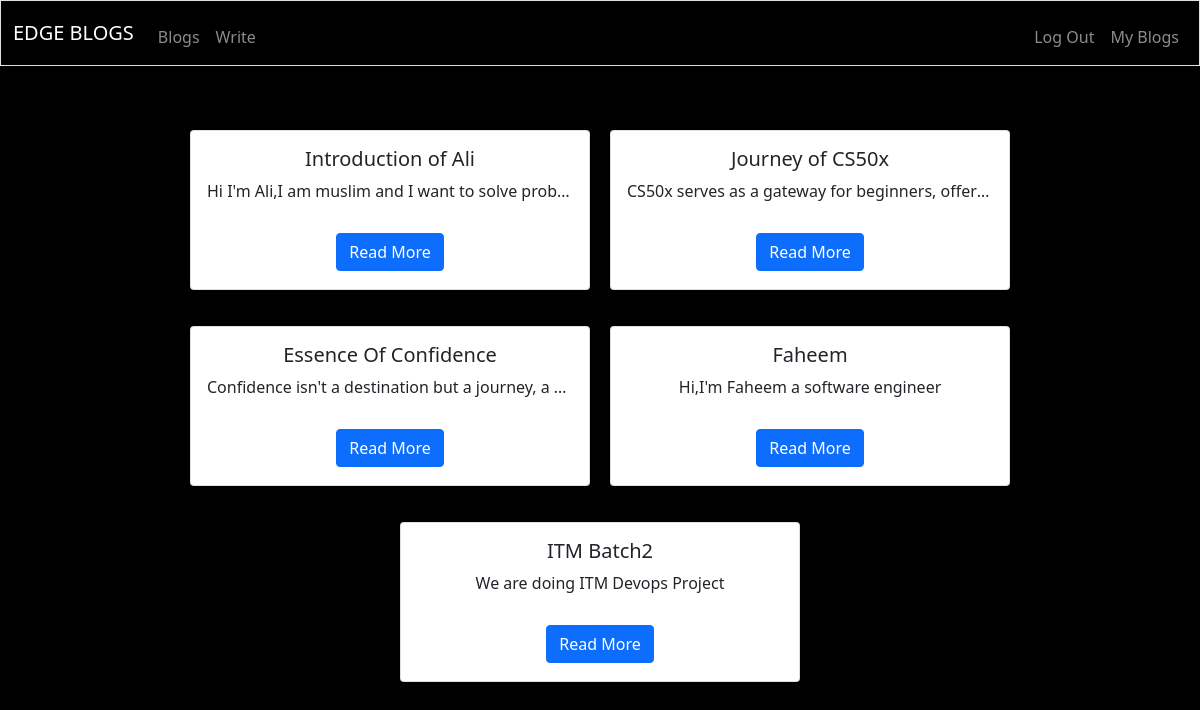
The page /blog (signed in) on the database as committed earlier.
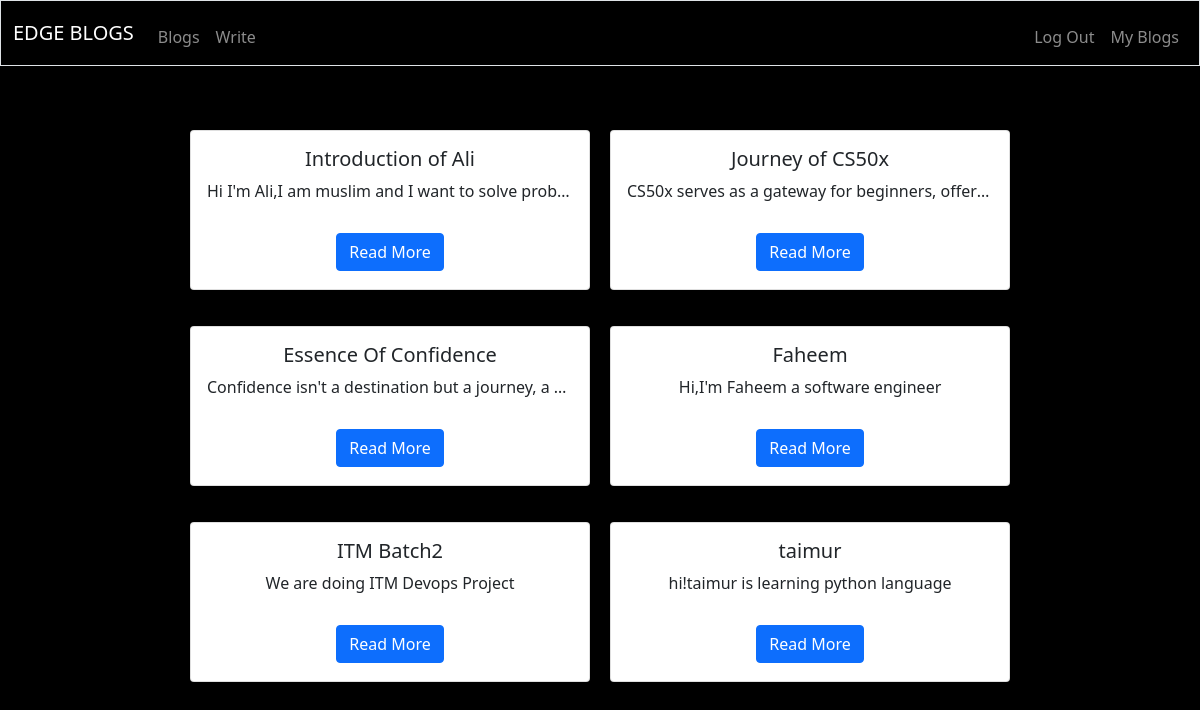
The same page on the database as committed later.
### tables this page shows
CREATE TABLE blog_data(blog_id INTEGER PRIMARY KEY AUTOINCREMENT NOT NULL,user_id INTEGER NOT NULL,blog_title VARCHAR ,blog_content VARCHAR ,timestamp DATETIME,FOREIGN KEY(user_id) REFERENCES users(user_id));

### app.py (the view)
@app.route("/blog")
@login_required
def blog():
        results = db.execute("SELECT * FROM blog_data")
        for blog in results:
            user_id = blog["user_id"]
            blog_title = blog["blog_title"]
            blog_content = blog["blog_content"]
            timestamp = blog["timestamp"]
        return render_template("blog.html", result=results)

### helpers.py (called while the page is built)
def login_required(f):
    @wraps(f)
    def decorated_function(*args, **kwargs):
        if session.get("user_id") is None:
            return redirect("/login")
        return f(*args, **kwargs)
    return decorated_function

### templates/blog.html (shortened to what this page needs)
{% extends "jinjaforwrite.html"%}
{% block main %}
<main class="container py-3 text-center">
            {% for value in result %}
        <div class="card1">
            <div class="card mb-3 ">
                <div class="card-body">
                  <h5 class="card-title">{{value.blog_title}}</h5>
                  <p class="card-text" style="width:40ch;overflow:hidden;white-space:nowrap;text-overflow:ellipsis;margin-bottom:30px;">{{value.blog_content}}</p>
                  <a href="/blog/{{value.blog_title}}"  class="btn btn-primary">Read More</a>
                </div>
              </div>
            </div>
                {% endfor %}
{% endblock %}

### templates/jinjaforwrite.html (shortened to what this page needs)
<!DOCTYPE html>
<html lang="en">
    <head>
        <link href="https://cdn.jsdelivr.net/npm/bootstrap@5.1.3/dist/css/bootstrap.min.css" rel="stylesheet">
    </head>
    <body>
        <nav class="bg-black border navbar navbar-expand-md navbar-dark" >
            <div class="container-fluid">
                <a class="navbar-brand" href="/"><span class="blue">EDGE</span><span class="yellow"> BLOGS</span></a>
                <div class="collapse navbar-collapse" id="navbar">
                    {% if session["user_id"] %}
                        <ul class="navbar-nav me-auto mt-2">
                            <li class="nav-item"><a class="nav-link" href="/blog">Blogs</a></li>
                            <li class="nav-item"><a class="nav-link" href="/new-story">Write</a></li>
                        </ul>
                        <ul class="navbar-nav ms-auto mt-2">
                            <li class="nav-item"><a class="nav-link" href="/logout">Log Out</a></li>
                            <li class="nav-item"><a class="nav-link" href="/profile">My Blogs</a></li>
                        </ul>
                    {% endif %}
                </div>
            </div>
        </nav>
        <main class="container-fluid py-5 text-center">
            {% block main %}{% endblock %}
        </main>
    </body>
</html>

### templates/blog.html (style rules this page uses)
body { background-color: black; }
.container { display:flex; flex-wrap:wrap; justify-content:center; align-items:center; gap:20px; }
.card { width:25rem; height:10rem; }

Rows that differ between the two databases and show on the page:
added blog_data: blog_title "taimur", blog_content "hi!taimur is learning python language"
